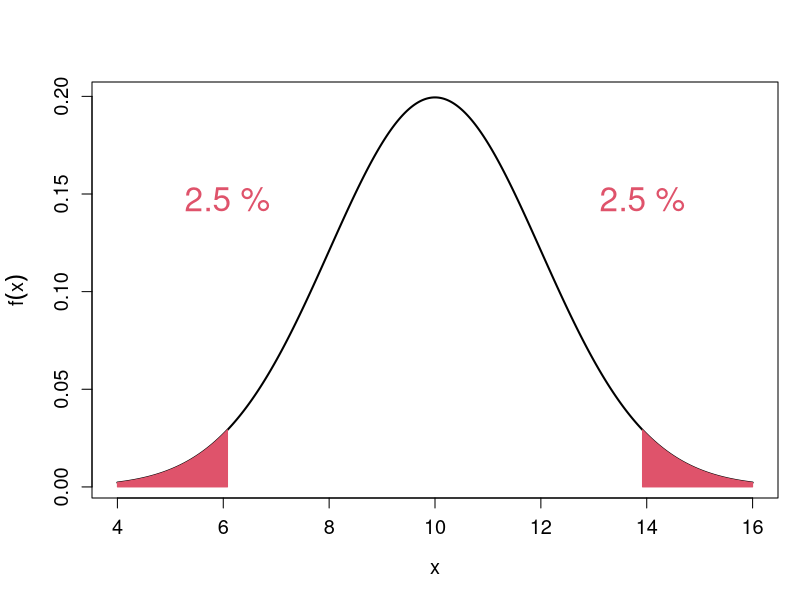
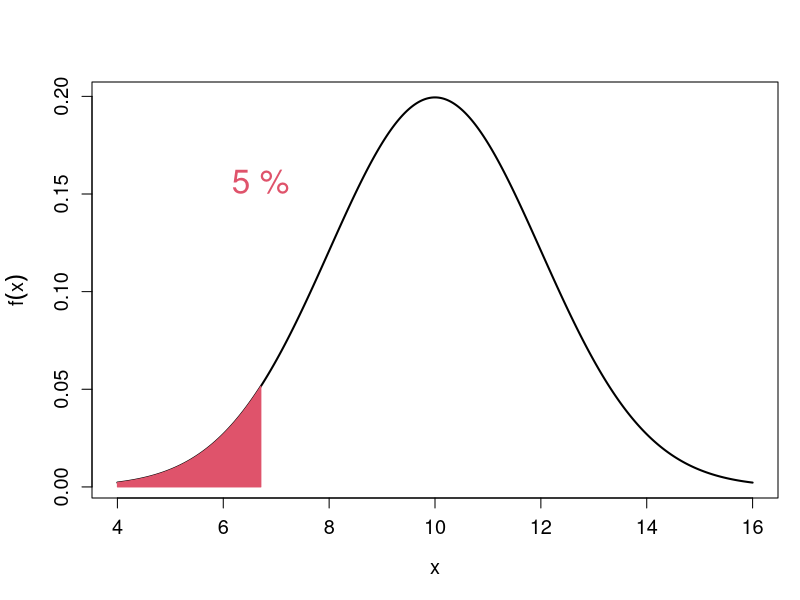
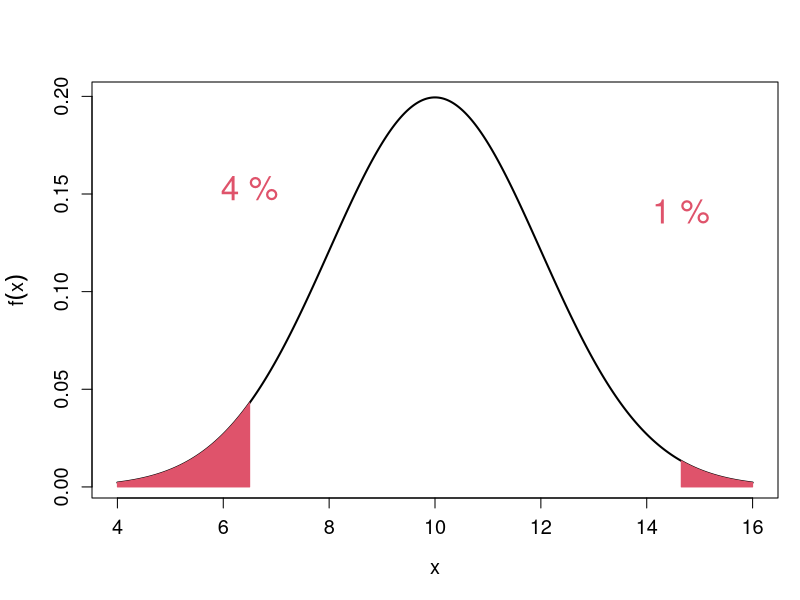
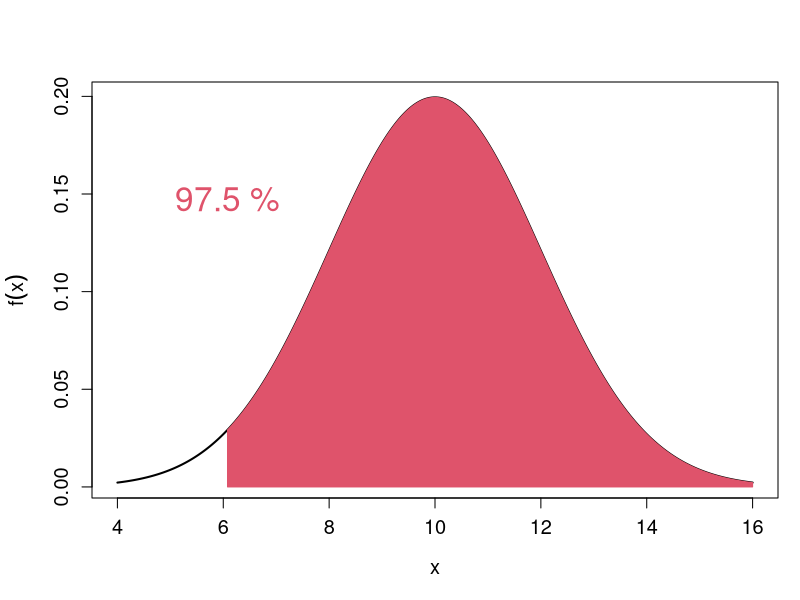
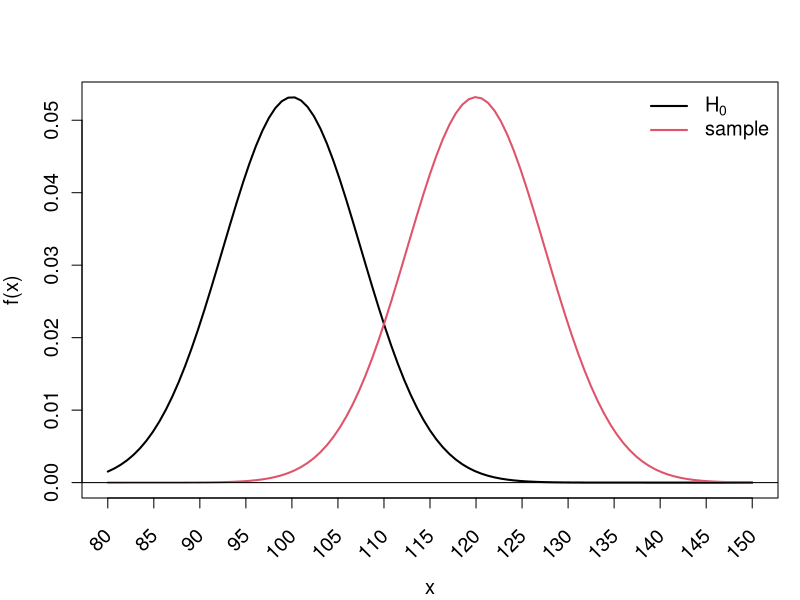

Generate these figures, in order, with R: (Note: this script raises an error after producing the figures.)
# Plots for Normal distribution

setwd("C:/Users/stapperm/Documents/Econometrics 1/Code")

f <- function(mu = 0, sig = 1, lims = c(-3, 3), toRight = 1e16, toLeft = -1e16, cols = 2, perc = T, ...){
  fTemp <- function(x) dnorm(x = x, mean = mu, sd = sig)
  par(mar = c(5,4.5,4,1)+0.1)
  curve(fTemp, from = lims[1], to = lims[2], n = 1000,
        xlab = expression(x), ylab = expression(f(x)), lwd = 2,
        cex.axis = 1.2, cex.lab = 1.2, add = F)
  plotLims <- par("usr")
  if(!missing(toRight) && !missing(toLeft) && length(cols) == 1) cols <- rep(cols, 2)
  if(!missing(toRight) && !missing(toLeft) && length(perc) == 1) perc <- rep(perc, 2)
  if(!missing(toRight)){
    xseq <- seq(toRight, lims[2], length.out = 1000)
    XSEQ <- c(xseq, rev(xseq), toRight)
    polygon(x = XSEQ, y = c(rep(0, 1000), dnorm(rev(xseq), mean = mu, sd = sig), 0),
            col = cols[1], border = cols[1])
    if(perc[1] == T){
      pct <- round((1 - pnorm(q = toRight, mean = mu, sd = sig))*100, digits = 2)
      text(x = toRight, y = 0.4*dnorm(x = toRight, mean = mu, sd = sig) + 0.6*plotLims[4], pos = 3,
           col = cols[1], cex = 2, labels = paste(pct, "%"))
    }
    perc <- perc[-1]
    cols <- cols[-1]
  }
  
  if(!missing(toLeft)){
    xseq <- seq(toLeft, lims[1], length.out = 1000)
    XSEQ <- c(xseq, rev(xseq), toLeft)
    polygon(x = XSEQ, y = c(rep(0, 1000), dnorm(rev(xseq), mean = mu, sd = sig), 0),
            col = cols[1], border = cols[1])
    if(perc[1] == T){
      pct <- round(pnorm(q = toLeft, mean = mu, sd = sig)*100, digits = 2)
      text(x = toLeft, y = 0.4*dnorm(x = toLeft, mean = mu, sd = sig) + 0.6*plotLims[4], pos = 3,
           col = cols[1], cex = 2, labels = paste(pct, "%"))
      
    }
  }
  par(mar = c(5,4,4,1) + 0.1)
}

postscript("CV1.eps", width = 800, height = 600)
f(mu = 10, sig = 2, lims = c(4,16), toRight = qnorm(0.975, 10,2), toLeft = qnorm(0.025,10,2), cols = 2, perc = T)
dev.off()
postscript("CV2.eps", width = 800, height = 600)
f(mu = 10, sig = 2, lims = c(4,16), toLeft = qnorm(0.05,10,2), cols = 2, perc = T)
dev.off()
postscript("CV3.eps", width = 800, height = 600)
f(mu = 10, sig = 2, lims = c(4,16), toRight = qnorm(0.99, 10,2), toLeft = qnorm(0.04,10,2), cols = 2, perc = T)
dev.off()
postscript("CV4.eps", width = 800, height = 600)
f(mu = 10, sig = 2, lims = c(4,16), toRight = qnorm(0.025,10,2), cols = 2, perc = T)
dev.off()

postscript(file = "IQ.eps", width = 800, height = 500)
#png(filename = "IQ.png", width = 800, height = 600)
f <- function(x) dnorm(x = x, mean = 100, sd = 15/sqrt(4))
par(mar = c(5,4,4,1) + 0.1)
curve(f, xlim = c(80, 150), lwd = 2, cex.axis = 1.2, cex.lab = 1.2, xaxt = "n", xlab = "")
tck <- seq(80, 150, by = 5)
axis(1, at= tck, labels=FALSE)
text(x=tck, y=par()$usr[3]-0.1*(par()$usr[4]-par()$usr[3])+0.001,
     labels=paste(tck), srt=45, adj=1, xpd=TRUE, cex = 1.2)
mtext(text = "x", side = 1, line = 4, cex = 1.2)
f2 <- function(x) dnorm(x = x, mean = 120, sd = 15/sqrt(4))
curve(f2, add = T, lwd = 2, col = 2)
legend("topright", legend = c(expression(H[0]), "sample"), bty = "n", lwd = 2, col = 1:2, cex = 1.2)
abline(h = 0)
dev.off()



maniF <- function(lev){
  f <- function(x) dnorm(x = x, mean = 100, sd = 15/sqrt(4))
  par(mar = c(5,4,4,1) + 0.1)
  curve(f, xlim = c(80, 150), lwd = 2, cex.axis = 1.2, cex.lab = 1.2, xaxt = "n", xlab = "",
        main = "Click me, I'm a gif", cex.main = 2)
  tck <- seq(80, 150, by = 5)
  axis(1, at= tck, labels=FALSE)
  text(x=tck, y=par()$usr[3]-0.1*(par()$usr[4]-par()$usr[3])+0.001,
       labels=paste(tck), srt=45, adj=1, xpd=TRUE, cex = 1.2)
  mtext(text = "x", side = 1, line = 4, cex = 1.2)
  f2 <- function(x) dnorm(x = x, mean = 120, sd = 15/sqrt(4))
  curve(f2, add = T, lwd = 2, col = 2)
  legend("topright", legend = c(expression(H[0]), "sample"), bty = "n", lwd = 2, col = 1:2, cex = 1.2)
  abline(h = 0)
  
  col1 <- rgb(red = 0, green = 0.4, blue = 0, alpha = 0.2)
  col2 <- rgb(red = 0, green = 0, blue = 0.4, alpha = 0.2)
  critval <- qnorm(1 - lev, 100, 15/2)
  abline(v = critval)
  xseq <- seq(critval, 150, length.out = 1000)
  polygon(x = c(xseq, rev(xseq), critval), y = c(rep(0, 1000), dnorm(rev(xseq),100,7.5), 0),
          col = col1, border = col1)
  xseq <- seq(critval, 80, length.out = 1000)
  polygon(x = c(xseq, rev(xseq), critval), y = c(rep(0, 1000), dnorm(rev(xseq), 120, 7.5), 0),
          col = col2, border = col2)
  text(x = critval, y = 0.05, labels = paste(round(critval, digits = 2)), pos = 4, cex = 2)
  text(x = critval, y = 0.05, labels = "CV", pos = 2, cex = 2)
  text(x = 140, y = 0.04, labels = "Type-I error", cex = 2, col = rgb(0,0.4,0), pos = 4)
  text(x = 78, y = 0.04, labels = "Type-II error", cex = 2, col = rgb(0,0,0.4), pos = 4)
  text(x = 140, y = 0.034, labels = paste(round(lev*100, digits = 2), "%"), pos = 4, col = rgb(0,0.4,0),
       cex = 2)
  text(x = 78, y = 0.034, labels = paste(round(pnorm(critval, 120, 7.5)*100, digits = 2), "%"), pos = 4,
       col = rgb(0,0,0.4), cex = 2)
}

manipulate(
  maniF(lev),  
  lev=slider(0.001,0.25))

# Or as a gif:

setwd("C:/Users/stapperm/Documents/Econometrics 1/Code/cvgif")

png(file="example%02d.png", width=1000, heigh=800)
z <- 1
for (i in levSeq){
  temp <- strsplit(paste(z), "")[[1]]
  if(length(temp) == 1) nam <- paste("example","00",temp,".png", sep = "")
  if(length(temp) == 2) nam <- paste("example","0",temp[1],temp[2],".png", sep = "")
  if(length(temp) == 3) nam <- paste("example",temp[1], temp[2], temp[3],".png", sep = "")
  png(file=nam, width=1000, heigh=800)
  maniF(i)
  dev.off()
  z <- z+1
}

y <- rnorm(100)
x <- rexp(100, rate = 10)
plot(x,y)
sum((lm(y~x)$fitt))
sum(y)
113.66*3500 + 0.202*4443000
10*a^2 + 2*a*b*1170 + b^2*(10*415^2 + 10*1170^2)
1300000 - 2590592 + 811751.4



f <- function(n){
  Mpsi2 <- function(x, cc, psi, deriv){
    sapply(x, function(x.){
      if(abs(x.) > cc) return(2*cc*abs(x.) - cc^2)
      else return(x.^2)
    })
  }
  x <- rpois(n, 10.5)
  tf <- function(mu){
    sum(Mpsi2(x = (x - mu)/sqrt(mu), cc = 5.5, psi = "huber", deriv = -1))
  }
  grad <- function(mu){
    sum(Mpsi((x - mu)/sqrt(mu), cc = 5.5, psi = "huber"))
  }
  
  res <- constrOptim(theta = median(x), f = tf, grad = grad, ui = matrix(1, ncol = 1, nrow = 1), ci = 1e-05, outer.eps = 0.1)$par
  return(res)
}
f(1000000)
